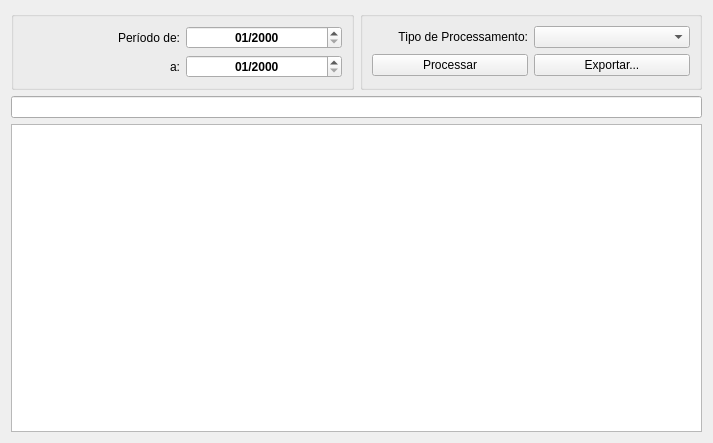
<?xml version="1.0" encoding="UTF-8"?>
<ui version="4.0">
 <class>PlanoSaude</class>
 <widget class="QWidget" name="PlanoSaude">
  <property name="geometry">
   <rect>
    <x>0</x>
    <y>0</y>
    <width>713</width>
    <height>443</height>
   </rect>
  </property>
  <property name="windowTitle">
   <string>Form</string>
  </property>
  <layout class="QGridLayout" name="gridLayout_3">
   <item row="2" column="0" colspan="2">
    <widget class="QTableWidget" name="tableWidget"/>
   </item>
   <item row="0" column="0">
    <widget class="QGroupBox" name="groupBox">
     <property name="title">
      <string/>
     </property>
     <layout class="QGridLayout" name="gridLayout">
      <item row="0" column="0">
       <widget class="QLabel" name="label">
        <property name="text">
         <string>Período de:</string>
        </property>
        <property name="alignment">
         <set>Qt::AlignRight|Qt::AlignTrailing|Qt::AlignVCenter</set>
        </property>
       </widget>
      </item>
      <item row="0" column="1">
       <widget class="QDateEdit" name="periodoInicial">
        <property name="font">
         <font>
          <weight>75</weight>
          <bold>true</bold>
         </font>
        </property>
        <property name="alignment">
         <set>Qt::AlignCenter</set>
        </property>
        <property name="displayFormat">
         <string>MM/yyyy</string>
        </property>
       </widget>
      </item>
      <item row="1" column="0">
       <widget class="QLabel" name="label_2">
        <property name="text">
         <string>a:</string>
        </property>
        <property name="alignment">
         <set>Qt::AlignRight|Qt::AlignTrailing|Qt::AlignVCenter</set>
        </property>
       </widget>
      </item>
      <item row="1" column="1">
       <widget class="QDateEdit" name="periodoFinal">
        <property name="font">
         <font>
          <weight>75</weight>
          <bold>true</bold>
         </font>
        </property>
        <property name="alignment">
         <set>Qt::AlignCenter</set>
        </property>
        <property name="displayFormat">
         <string>MM/yyyy</string>
        </property>
       </widget>
      </item>
     </layout>
    </widget>
   </item>
   <item row="0" column="1">
    <widget class="QGroupBox" name="groupBox_2">
     <property name="title">
      <string/>
     </property>
     <layout class="QGridLayout" name="gridLayout_2">
      <item row="0" column="1">
       <widget class="QComboBox" name="comboBox"/>
      </item>
      <item row="0" column="0">
       <widget class="QLabel" name="label_3">
        <property name="text">
         <string>Tipo de Processamento:</string>
        </property>
        <property name="alignment">
         <set>Qt::AlignRight|Qt::AlignTrailing|Qt::AlignVCenter</set>
        </property>
       </widget>
      </item>
      <item row="1" column="0">
       <widget class="QPushButton" name="botaoProcessar">
        <property name="text">
         <string>Processar</string>
        </property>
        <property name="icon">
         <iconset resource="thema.qrc">
          <normaloff>:/images/botaoProcessar.png</normaloff>:/images/botaoProcessar.png</iconset>
        </property>
       </widget>
      </item>
      <item row="1" column="1">
       <widget class="QPushButton" name="botaoExportar">
        <property name="text">
         <string>Exportar...</string>
        </property>
        <property name="icon">
         <iconset resource="thema.qrc">
          <normaloff>:/images/csv-file-format-extension.png</normaloff>:/images/csv-file-format-extension.png</iconset>
        </property>
       </widget>
      </item>
     </layout>
    </widget>
   </item>
   <item row="1" column="0" colspan="2">
    <widget class="QLineEdit" name="campoPesquisarObjetosTabela">
     <property name="clearButtonEnabled">
      <bool>true</bool>
     </property>
    </widget>
   </item>
  </layout>
 </widget>
 <tabstops>
  <tabstop>periodoInicial</tabstop>
  <tabstop>periodoFinal</tabstop>
  <tabstop>comboBox</tabstop>
  <tabstop>botaoProcessar</tabstop>
  <tabstop>botaoExportar</tabstop>
  <tabstop>campoPesquisarObjetosTabela</tabstop>
  <tabstop>tableWidget</tabstop>
 </tabstops>
 <resources>
  <include location="thema.qrc"/>
 </resources>
 <connections/>
</ui>
